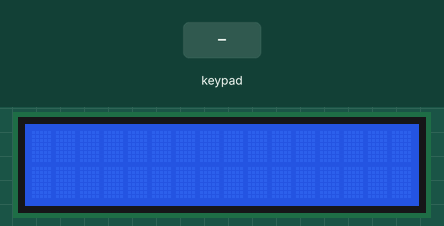
Recording of a sketch running on a simulated Arduino Mega 2560, built with avr-gcc and run on an emulated ATmega2560. Shown: 16×2 character LCD. The test bench sets the inputs (shaded band).

Above: at 1.2 s.
1.3 s: keypad keys 7 + 5 = pressed 0.4 s apart
At 3.2 s:
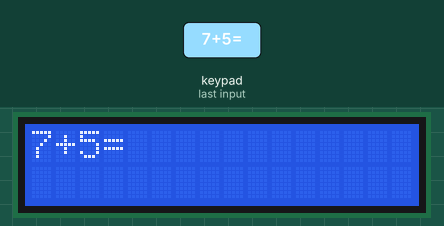
4.4 s: key '/' pressed
5.9 s: keypad keys 6 * 7 = pressed 0.4 s apart
At 7.8 s:
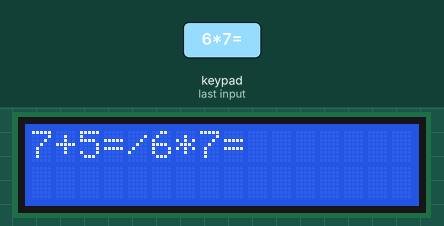
9.0 s: key '*' pressed
At 9.3 s:
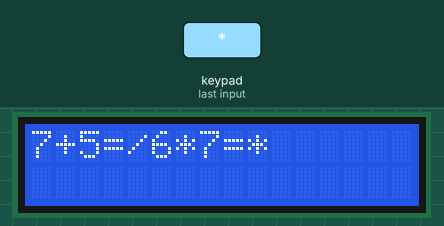
10.5 s: keypad keys 8 / 2 = pressed 0.4 s apart
At 12.8 s:
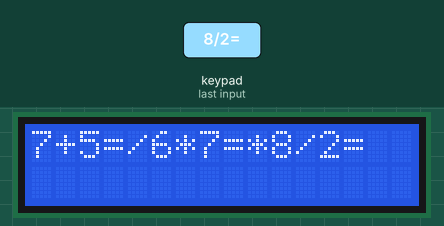
13.6 s: key 'c' pressed
At 14.4 s:
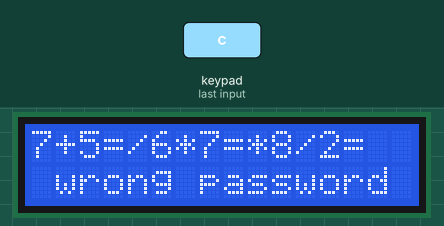
Timing chart, 0 to 16.6 s (numbered marks = the images above; inputs shaded):
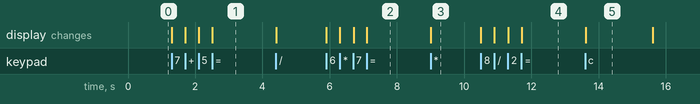

Measured:
- after the input at 1.3 s, the display: first changes at once (image 1 shows a later state)
- after the input at 5.9 s, the display: first changes at once (image 2 shows a later state)
- after the input at 9.0 s, the display: changes at once (image 3)
- after the input at 10.5 s, the display: first changes at once (image 4 shows a later state)
- after the input at 13.6 s, the display: changes at once (image 5)
- what the display in image 5 shows lasts 2.0 s, from 13.6 s to 15.6 s

The sketch:

password.ino
```cpp
#include <Arduino.h>
#include <Wire.h>
#include <LiquidCrystal.h>
#include <Keypad.h>

int curr_row = 0;
int curr_col = 0;

#define E 33
#define RS 32
#define D4 34
#define D5 35
#define D6 36
#define D7 37
#define ROWS 2
#define COLS 16

LiquidCrystal lcd(RS, E, D4, D5, D6, D7);

const byte rows = 4; //four rows
const byte cols = 4; //four columns
char keys[rows][cols] = {
    {'7', '8', '9', '/'},
    {'4', '5', '6', '*'},
    {'1', '2', '3', '-'},
    {'c', '0', '=', '+'}};
 byte rowPins[rows] = {39, 40, 41, 42}; //connect to the row pinouts of the keypad
byte colPins[cols] = {43, 44, 45, 46}; //connect to the column pinouts of the keypad
Keypad keypad = Keypad(makeKeymap(keys), rowPins, colPins, rows, cols);

void setup()
{
  // put your setup code here, to run once:
  lcd.begin(COLS, ROWS);
  lcd.clear();
}

void loop()
{
    checkPassword("9831065");
}

void checkPassword(String pass) {
    lcd.clear();
    String input = "";
    while (true) {
        char key = keypad.getKey();
        if (key){
           if (key == 'c'){
              lcd.setCursor(0, 1);
              if (pass.equals(input))
                  lcd.print("correct password");
              else
                  lcd.print(" wrong password ");
              break;
           }
           input += key;
           lcd.print(key);
        }
    }
    delay(2000);
}
```
